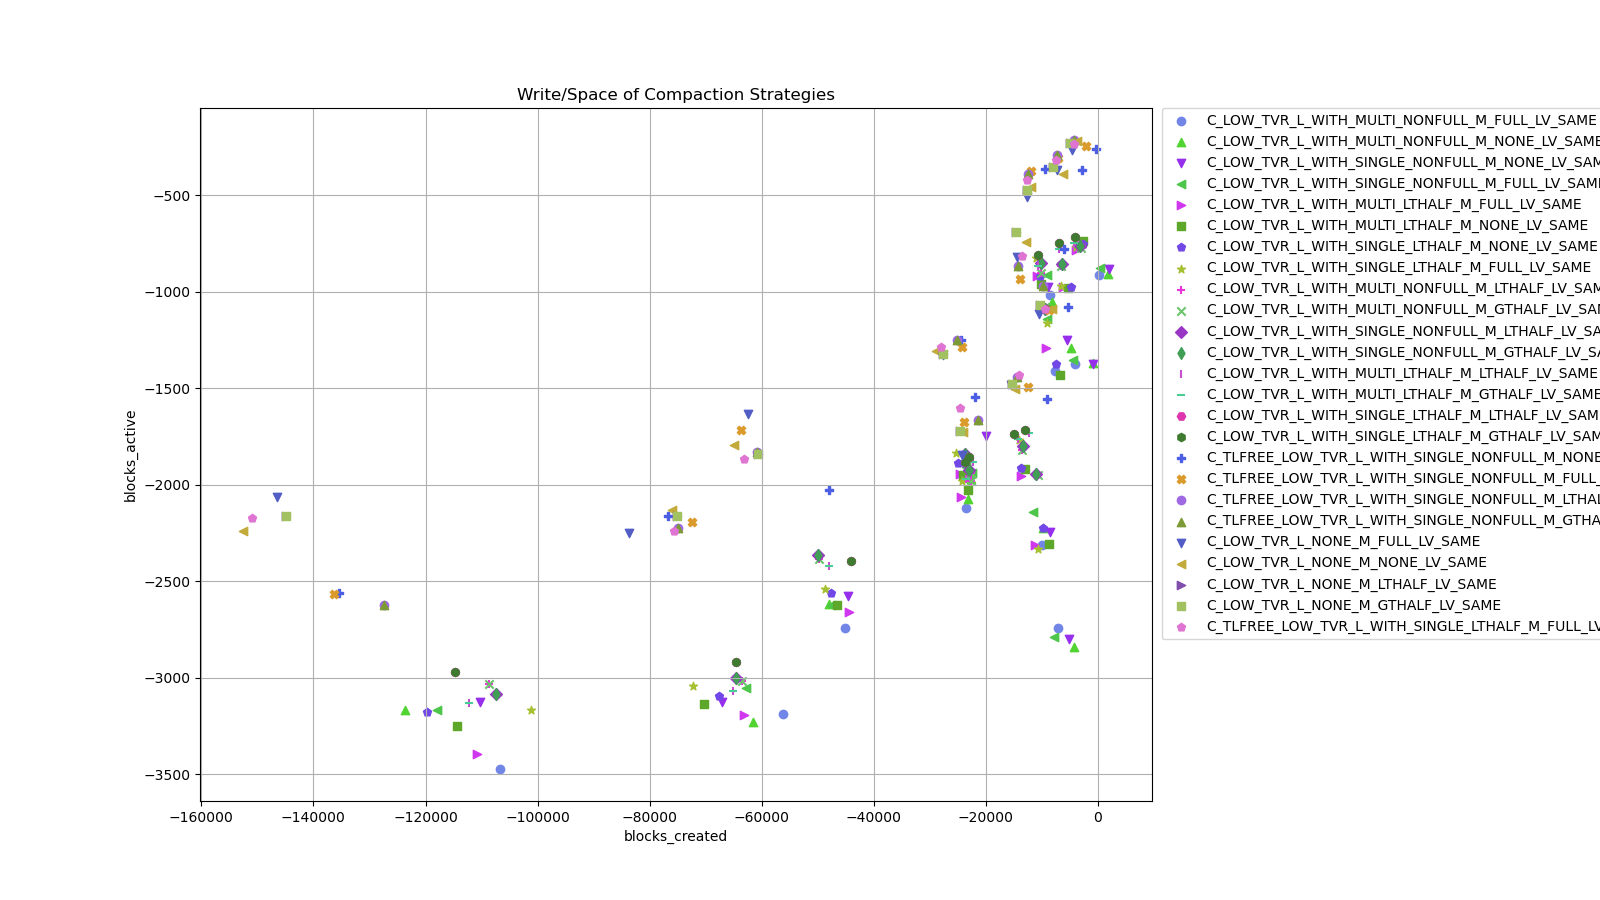

Write Python code to recreate this figure.
#!/bin/python3

import csv
import matplotlib.pyplot as plt
import numpy as np

statsfile = "compaction-stats.csv"

colors_12 = [
    "#db4240",
    "#6bbd3d",
    "#a247e0",
    "#5fa45d",
    "#d04fb2",
    "#cba83e",
    "#7d6ac8",
    "#897f3c",
    "#6e90cb",
    "#c67048",
    "#49b0a1",
    "#c26388"
]

colors_60 = [
    "#7286e8",
    "#51d431",
    "#962fec",
    "#4ec54b",
    "#d038f0",
    "#5da72b",
    "#7147e7",
    "#a5c030",
    "#e734db",
    "#6bc36b",
    "#9a36c6",
    "#409f55",
    "#c94dcf",
    "#48cd94",
    "#df36ad",
    "#3e7a2f",
    "#4c5ee3",
    "#db9b2c",
    "#a069e4",
    "#7c9b36",
    "#525ec5",
    "#c2ab3a",
    "#824ead",
    "#a2c160",
    "#df74d2",
    "#7b8125",
    "#e93280",
    "#4fab90",
    "#e74728",
    "#4ac1c2",
    "#cd3446",
    "#53b3de",
    "#e17d1e",
    "#4a62ad",
    "#e47c4b",
    "#3772a4",
    "#b2451e",
    "#769dde",
    "#9f6e26",
    "#ba93e1",
    "#596624",
    "#ad3b8b",
    "#86b075",
    "#d65484",
    "#327750",
    "#ab6cad",
    "#d69b54",
    "#844b8c",
    "#c9b578",
    "#6f679d",
    "#775f1f",
    "#d893c5",
    "#9b8e52",
    "#985275",
    "#de967a",
    "#a04359",
    "#95623e",
    "#dd8698",
    "#a6513b",
    "#e16e68"
]

markers = [
    'o',  # Circle
    '^',  # Triangle Up
    'v',  # Triangle Down
    '<',  # Triangle Left
    '>',  # Triangle Right
    's',  # Square
    'p',  # Pentagon
    '*',  # Star
    '+',  # Plus
    'x',  # Cross
    'D',  # Diamond
    'd',  # Thin Diamond
    '|',  # Vertical Line
    '_',  # Horizontal Line
    'H',  # Hexagon 1
    'h',  # Hexagon 2
    'P',  # Plus (filled)
    'X'   # Cross (filled)
]

data = []

with open(statsfile) as csvfile:
    csvreader = csv.reader(csvfile)

    for row in csvreader:
        seed = row[0]
        kind = row[1].strip()
        blocks_created = int(row[2])
        blocks_active = int(row[3])
        data += [[seed, kind, blocks_created, blocks_active]]

seeds = {}

for row in data:
    if not row[0] in seeds:
        seeds[row[0]] = []
    seed = seeds[row[0]]
    seed += [row]



blocks_created_total_all = 0
blocks_active_total_all = 0
blocks_created_max_all = 0
blocks_active_max_all = 0
for seed in seeds.values():
    for row in seed:
        blocks_created_total_all += row[2]
        blocks_active_total_all += row[3]
        blocks_created_max_all = max(blocks_created_max_all, row[2])
        blocks_active_max_all = max(blocks_active_max_all, row[2])
blocks_created_mean_all = blocks_created_total_all / len(data)
blocks_active_mean_all = blocks_active_total_all / len(data)
blocks_created_scale_all = 1 / blocks_created_max_all * 2
blocks_active_scale_all = 1 / blocks_active_max_all * 2
        

normalized = []


for seed in seeds.values():
    blocks_created_total = 0
    blocks_active_total = 0
    blocks_created_max = 0
    blocks_active_max = 0
    for row in seed:
        blocks_created_total += row[2]
        blocks_active_total += row[3]
        blocks_created_max = max(blocks_created_max, row[2])
        blocks_active_max = max(blocks_active_max, row[3])
    blocks_created_mean = blocks_created_total / len(seed)
    blocks_active_mean = blocks_active_total / len(seed)
    blocks_created_scale = 1 / blocks_created_max * 2
    blocks_active_scale = 1 / blocks_active_max * 2
    #blocks_created_scale = 1
    #blocks_active_scale = 1
    for row in seed:
        #blocks_created_norm = (row[2] - blocks_created_mean) * blocks_created_scale
        #blocks_active_norm = (row[3] - blocks_active_mean) * blocks_active_scale
        blocks_created_norm = (row[2] - blocks_created_mean_all) * blocks_created_scale_all
        blocks_active_norm = (row[3] - blocks_active_mean_all) * blocks_active_scale_all
        normalized += [[
            row[0],
            row[1],
            blocks_created_norm,
            blocks_active_norm,
        ]]



scatter_data = normalized




colors = colors_12

if len(scatter_data) > 12:
    colors = colors_60



categories = {}

for row in scatter_data:
    if not row[1] in categories:
        categories[row[1]] = {
            "name": row[1],
            "blocks_created": [],
            "blocks_active": []
        }
    cat = categories[row[1]]
    cat["blocks_created"] += [row[2]]
    cat["blocks_active"] += [row[3]]



# linear_regressions = []

# for cat in categories:
#     cat = categories[cat]
#     blocks_created = cat["blocks_created"]
#     blocks_active = cat["blocks_active"]
#     slope, intercept = np.polyfit(
#         blocks_created,
#         blocks_active,
#         1,
#     )

#     x_fit = np.linspace(
#         min(blocks_created),
#         max(blocks_created),
#         100,
#     )
#     y_fit = slope * x_fit + intercept
#     linear_regressions += [(x_fit, y_fit)]




plt.figure(figsize=(16,9))


for i, cat in enumerate(categories):
    cat = categories[cat]
    plt.scatter(
        cat["blocks_created"],
        cat["blocks_active"],
        label=cat["name"],
        color=colors[i],
        marker=markers[i % len(markers)],
    )

# for i, (x_fit, y_fit) in enumerate(linear_regressions):
#     plt.plot(
#         x_fit,
#         y_fit,
#         color=colors[i],
#     )
        
    
plt.title("Write/Space of Compaction Strategies")
plt.xlabel("blocks_created")
plt.ylabel("blocks_active")
plt.subplots_adjust(right=0.72)
plt.legend(bbox_to_anchor=(1.01, 1), loc='upper left', borderaxespad=0.)
#plt.legend()
plt.grid(True)

plt.savefig("compaction-plot.png")
